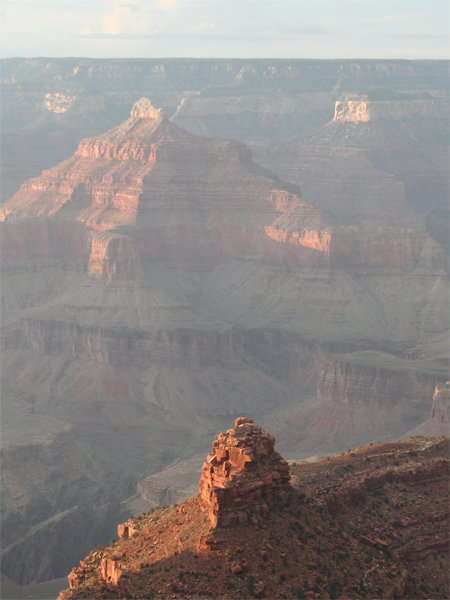
#> input picture DCP_Dehazing/haze_images/mountain.bmp, 450 x 600 px
$ python run.py
#> lines starting #> are read from the running program, lines starting #| are printed output that depends on the picture
### DCP_Dehazing/class_image.py
import taichi as ti

@ti.data_oriented
class ti_image():
    def __init__(self,img,win):
        self.x,self.y,self.c = img.shape

        self.img          = ti.Vector.field(3, ti.f32, shape = (self.x,self.y))
        self.dehazed_img  = ti.Vector.field(3, ti.f32, shape = (self.x,self.y))
        self.dark_channel = ti.field(ti.f32, shape = (self.x,self.y))
        self.g_dark       = ti.field(ti.f32, shape = (self.x,self.y))
        self.trans        = ti.field(ti.f32, shape = (self.x,self.y))

        # self.win = win
        self.pad_image = ti.Vector.field(3, ti.f32, shape = (self.x + win,self.y + win))

        self.pad_gray = ti.field(ti.f32, shape = (self.x + win,self.y + win))
        self.pad_dark = ti.field(ti.f32, shape = (self.x + win,self.y + win))
        self.temp_var = ti.Vector.field(4,ti.f32, shape = (self.x + win,self.y + win))

        self.draw_img = ti.Vector.field(3, ti.f32, shape = (self.x,self.y))

        self.img.from_numpy(img)

    # [106 lines left out: functions get_darkchannel, guided_filter_darkchannel, get_transmission, draw_target, draw_dehazed, not called in this run]


    def gui_show_raw_image(self,gui,pos_x,pos_y):
        self.draw_target(pos_x,pos_y)
        gui.set_image(self.draw_img)

    # [5 lines left out: function gui_show_dehazed, not called in this run]

        # print(self.fog_color[0],self.fog_color[1],self.fog_color[2])


### DCP_Dehazing/run.py
import taichi as ti
import cv2

import numpy as np
import tkinter as tk
from tkinter import filedialog

import class_image as CI

ti.init(arch = ti.cpu);
#> (this line was passed over: taichi is not available in this run)
# read image
root = tk.Tk()
root.withdraw()
file_path = filedialog.askopenfilename()
#> the answer given: haze_images/mountain.bmp


img = np.array(cv2.imread(file_path))/255
img = np.flipud(img)
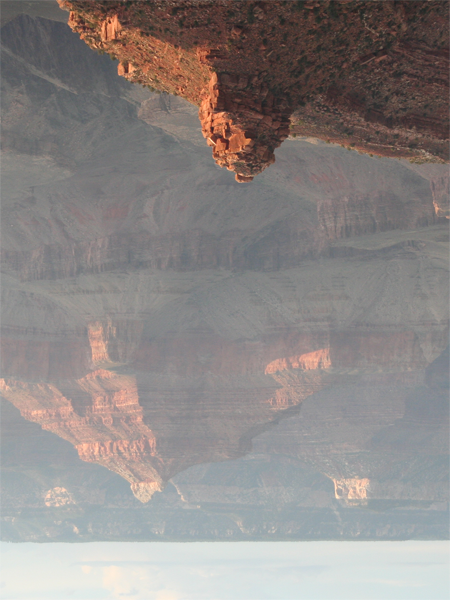
#> img: shape (600, 450, 3) float64; mean B, G, R 0.524, 0.531, 0.554
img = img.transpose(1,0,2);
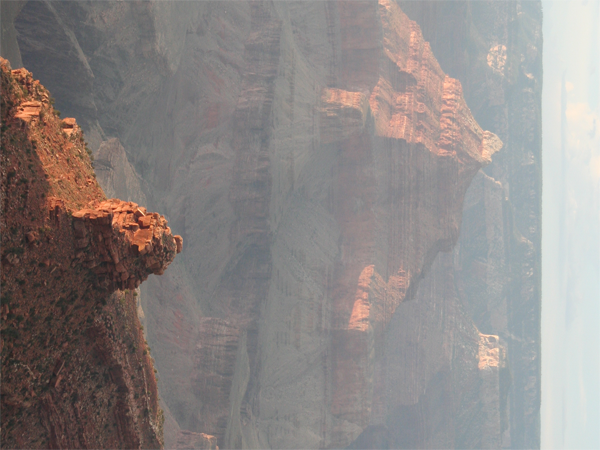
#> img: shape (450, 600, 3) float64; mean B, G, R 0.524, 0.531, 0.554
[m,n,c] = img.shape
#> m = 450; n = 600; c = 3
img = img[:,:,[2,1,0]]


# win_size = 2.0;
fog_img = CI.ti_image(img,5)
#> (the run stopped early here; a loop or call above may not have finished)

$ run again, on DCP_Dehazing/haze_images/forest_input.png
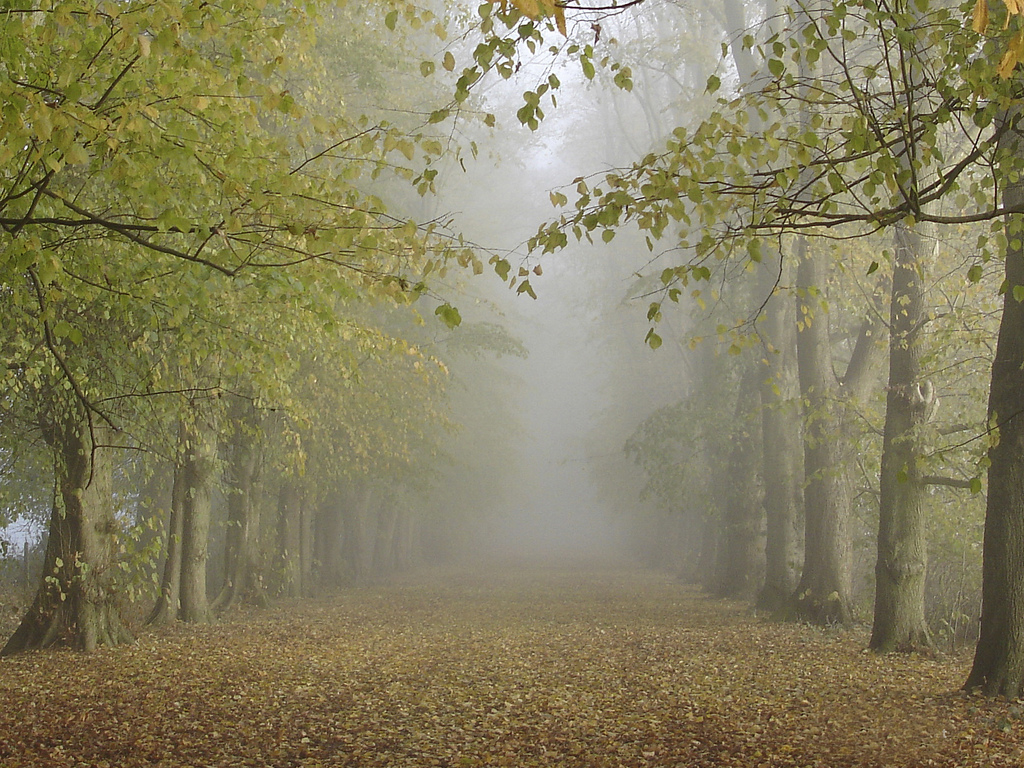
#> input picture DCP_Dehazing/haze_images/forest_input.png, 1024 x 768 px
#> `img = np.flipud(img)`:
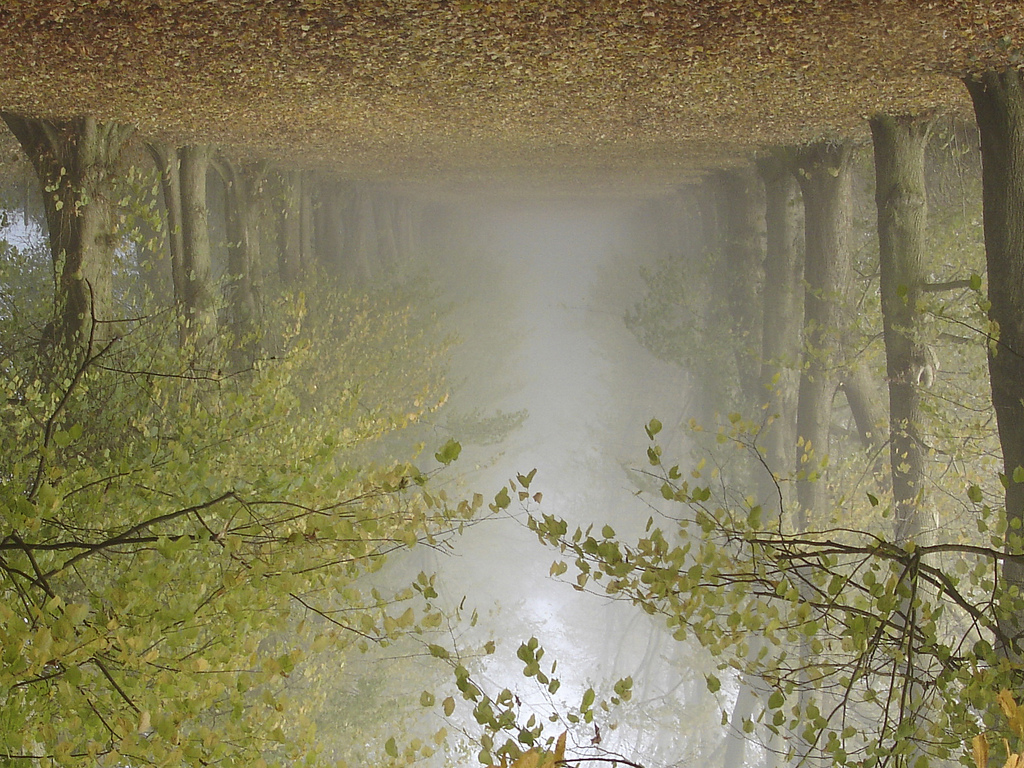
#> img: shape (768, 1024, 3) float64; mean B, G, R 0.372, 0.498, 0.523
#> `img = img.transpose(1,0,2);`:
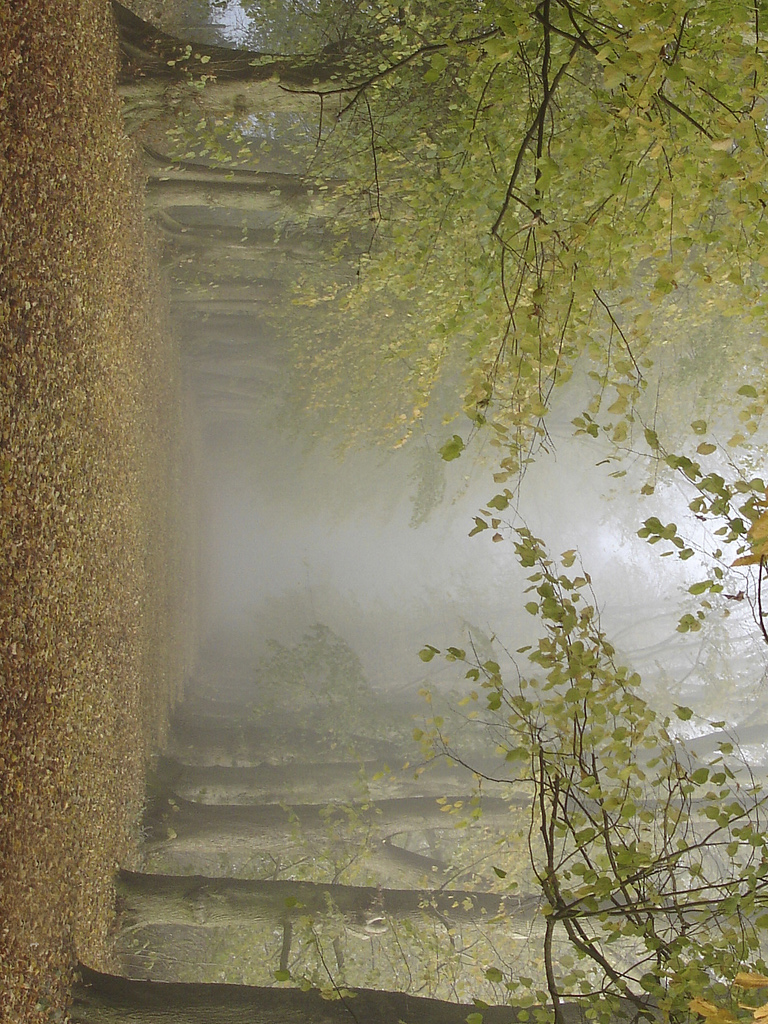
#> img: shape (1024, 768, 3) float64; mean B, G, R 0.372, 0.498, 0.523
